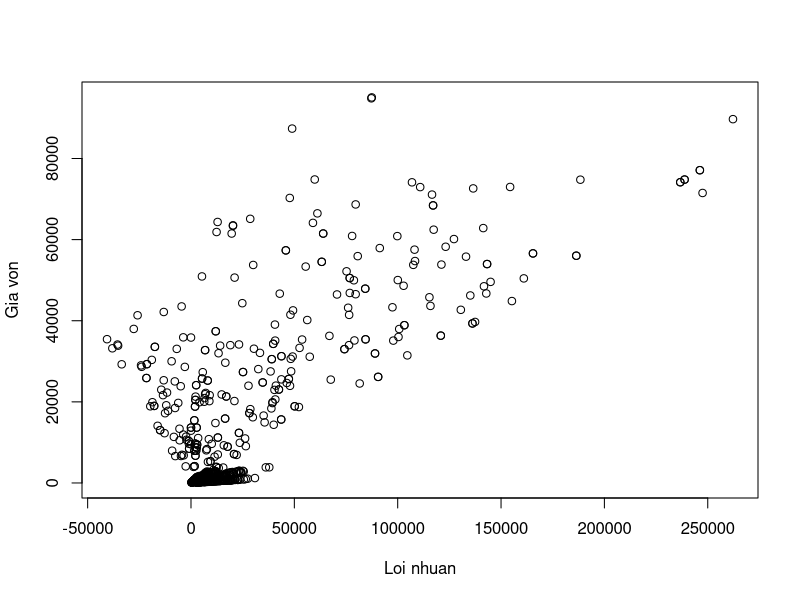
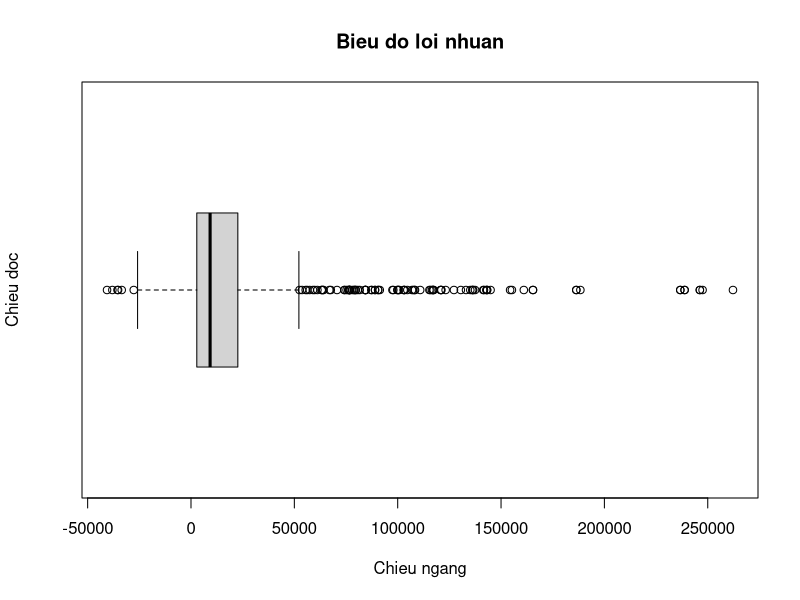
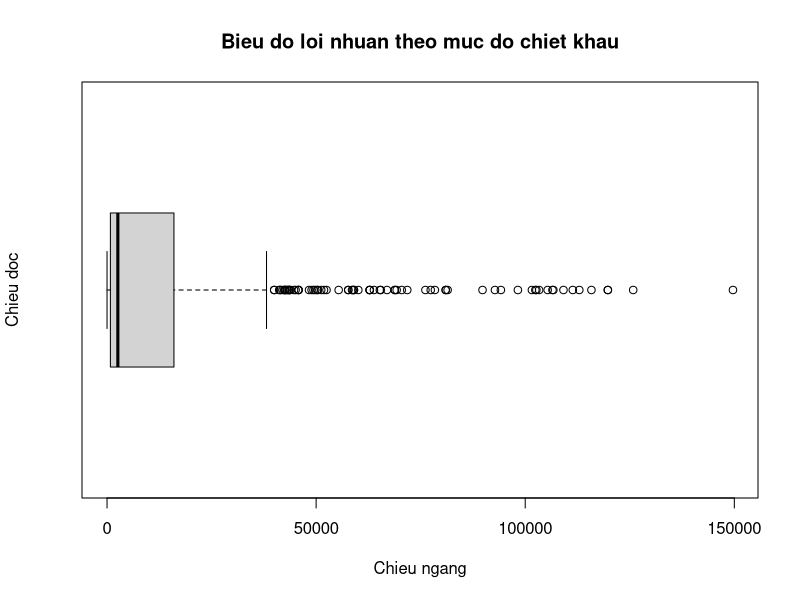
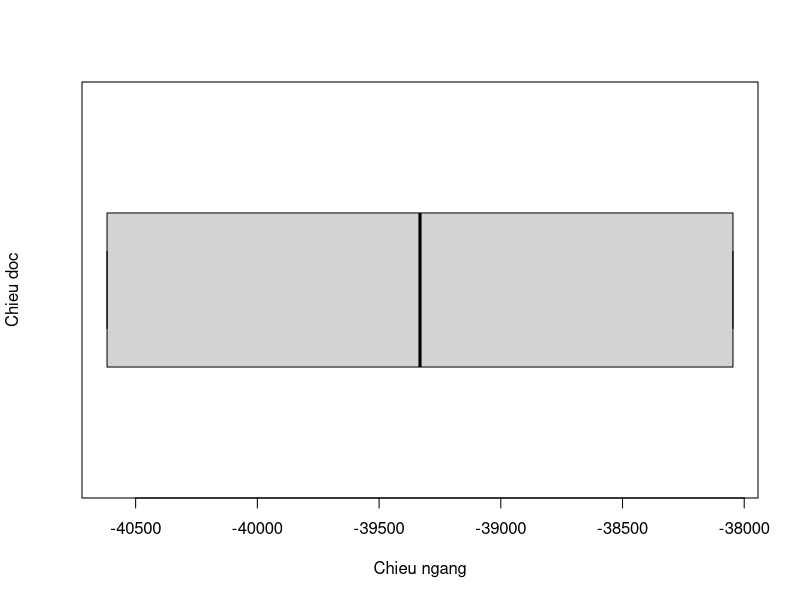
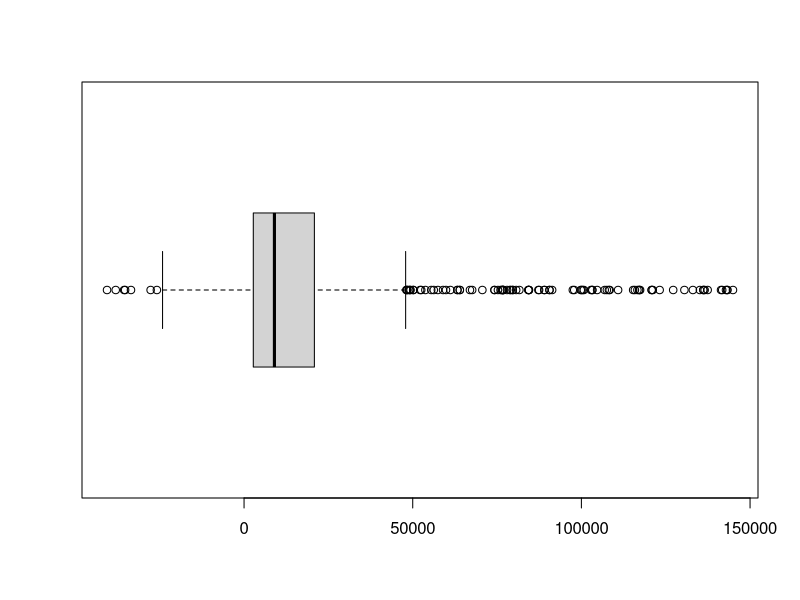

Generate these figures, in order, with R:
setwd("/home/delus/Documents/mycodes/CRAN/Week12")
data = read.csv("dulieu2.csv", header = T)
data = na.omit(data)

# 6)
plot(data$Profit, data$COGS / 10, xlab = "Loi nhuan", ylab = "Gia von")

# 7)
boxplot(data$Profit, xlab = "Chieu ngang", ylab = "Chieu doc", horizontal = T)
title("Bieu do loi nhuan")

# 8)
boxplot(data$Discounts, xlab = "Chieu ngang", ylab = "Chieu doc", horizontal = T)
title("Bieu do loi nhuan theo muc do chiet khau")

# 9)
three_q = function(x) {
  ans = x
  q = quantile(x, c(0.25, 0.75))
  H = IQR(x)
  ans[x < q[1] - 3 * H | x > q[2] - 3 * H] = NA
  # ans[x > q[2] - 3 * H] = NA
  return(ans)
}

three_sigma = function(a) {
  ans = subset(a, mean(a) - 3*sd(a) < a & a < mean(a) + 3 * sd(a))
  return(ans)
}
a = data$Profit
data.remove = three_q(data$Profit)

boxplot(data.remove, xlab = "Chieu ngang", ylab = "Chieu doc", horizontal = T)

tmp = three_sigma(data$Profit)
boxplot(tmp, horizontal = T)
